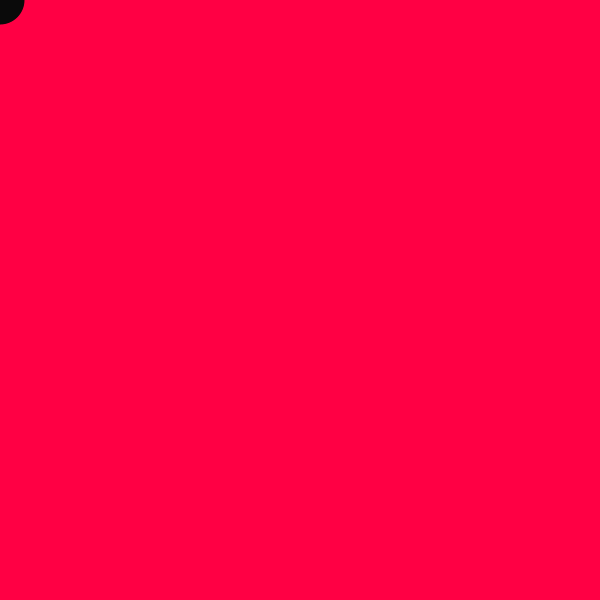
Frame 1 (no input)
Frame 60 (the mouse pressed at the canvas centre just before this capture): identical to frame 1, image omitted
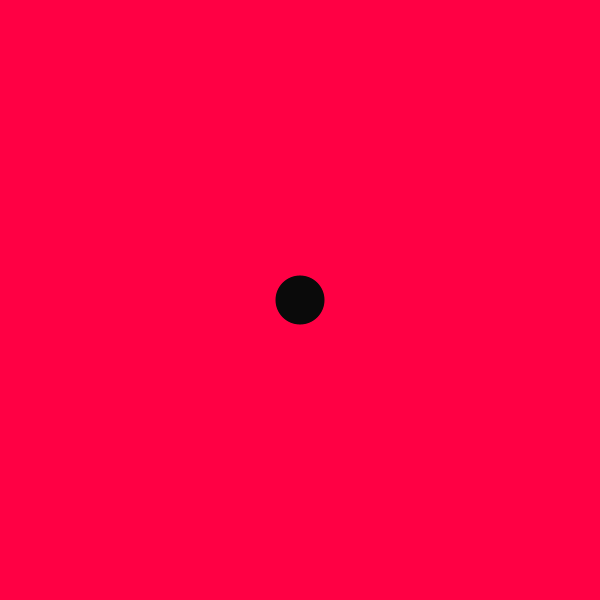
Frame 120 (the mouse held since frame 60 and released just before this capture)

The Processing sketch that drew these frames (run headless with seeded random() and noise(); from frame 60 on, the mouse is pressed at the canvas centre):

// Processing sketch: processing_17863
// ── processing_17863.pde

int [] xpos = new int [50];
int [] ypos = new int [50];


void setup (){
  size (600,600);
  smooth ();
for ( int i = 0 ;i< xpos.length ; i++){
  xpos[i] = 0; 
  ypos[i] = 0;
}}

void draw (){
background ( #ff0044);


for ( int i = 0 ; i < xpos.length-1 ; i++){
  xpos[i] = xpos [i+1];
  ypos[i] = ypos [i+1];
}

xpos[ xpos.length-1] = mouseX;
ypos[ ypos.length-1] = mouseY;
 
  
  
  
  for ( int i = 0 ;i< xpos.length ; i++){
  noStroke ();
  fill ( 255-i*5);
  ellipse ( xpos[i],ypos[i],i,i);






}}


/*
void circle (int widtha,int heigtha,int widt, int heigh){

  
fill (0);
ellipse ( widtha/2,heighta/2,widt/6,heigh/6);
fill (255);
ellipse ( widtha/2,heighta/2,widt/7,heigh/7);
fill (0);
ellipse ( widtha/2,heighta/2,widt/9,heigh/9);
fill (255);
ellipse ( widtha/2,heighta/2,widt/11,heigh/11);
fill (0);
ellipse ( widtha/2,heighta/2,widt/13,heigh/13);
fill (255);
ellipse ( widtha/2,heighta/2,widt/16,heigh/16);


}

*/
